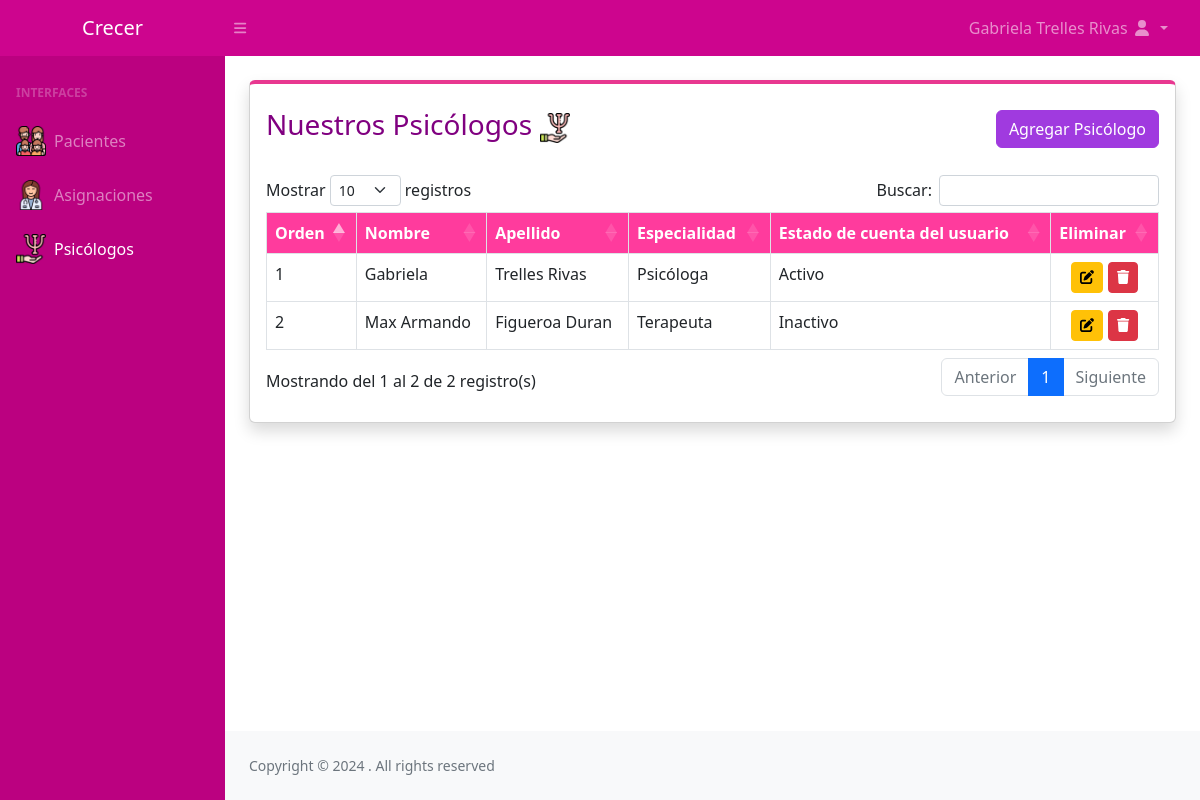
The page /Psicologos.php (signed in) on the database its author committed.
### tables this page shows
CREATE TABLE `usuario` (
  `Id` int(11) NOT NULL,
  `Usuario` varchar(30) NOT NULL,
  `Nombre` varchar(100) NOT NULL,
  `Password` varchar(120) NOT NULL,
  `Activacion` int(11) NOT NULL DEFAULT 1,
  `Id_Psicologo` int(11) DEFAULT NULL
);

CREATE TABLE `psicologos` (
  `Id` int(11) NOT NULL,
  `Nombre` varchar(50) NOT NULL,
  `Apellido` varchar(50) NOT NULL,
  `Sexo` varchar(30) NOT NULL,
  `Edad` int(11) NOT NULL,
  `Especialidad` varchar(200) NOT NULL,
  `Email` varchar(100) NOT NULL,
  `Telefono` int(11) NOT NULL,
  `Dni` int(11) NOT NULL,
  `Activo` int(11) NOT NULL DEFAULT 1,
  `Fecha_Registro` datetime NOT NULL
);

### Psicologos.php (the view, shortened to what this page needs)
<?php
$db = new Database();
$con = $db->conectar();
$sql = $con->prepare("SELECT psicologos.Id, psicologos.Nombre, psicologos.Apellido, psicologos.Especialidad, usuario.Activacion FROM psicologos INNER JOIN usuario ON psicologos.Id = usuario.Id_Psicologo");
$sql->execute();
$resultado = $sql->fetchAll(PDO::FETCH_ASSOC);
?>
<?php
include 'Header.php';
?>
<main>
    <div class="container-fluid px-4">
        <div class="card border-top-rose shadow h-100 py-2 mb-4 mt-4">
            <div class="card-body">
                <div class="d-flex justify-content-between align-items-center ">
                    <h3 class="text-purple">Nuestros Psicólogos <img src="Img/icons/Configuraciones1.png"
                            class="small-icon"></h3>
                    <a href="Registro_Psicologo.php" class="btn btn-purpura text-white">Agregar Psicólogo</a>
                </div>
                <br>
                <table id="employeeTable" class="table table-bordered">
                    <thead class="table-rose text-white">
                        <tr>
                            <th>Orden</th>
                            <th>Nombre</th>
                            <th>Apellido</th>
                            <th>Especialidad</th>
                            <th>Estado de cuenta del usuario</th>
                            <th>Eliminar</th>
                        </tr>
                    </thead>
                    <tbody>
                        <?php foreach ($resultado as $row) { ?>
                            <tr>
                                <td><?php echo $row['Id'] ?></td>
                                <td><?php echo $row['Nombre'] ?></td>
                                <td><?php echo $row['Apellido'] ?></td>
                                <td><?php echo $row['Especialidad'] ?></td>
                                <td><?php
                                if ($row['Activacion'] == 1) {
                                    echo "Activo";
                                }else {
                                    echo "Inactivo";
                                }
                                    ?></td>
                                <td class="text-center">
                                    <a href="Editar_Psicologo.php?id=<?php echo $row['Id'] ?>&token=<?php echo hash_hmac('sha1', $row['Id'], KEY_TOKEN) ?>"
                                        class="btn btn-warning btn-sm">
                                        <i class="fas fa-edit"></i>
                                    </a>
                                    <a href="#" class="btn btn-danger btn-sm" data-bs-toggle="modal"
                                        data-bs-target="#confirmDeletePsicologo" data-id="<?php echo $row['Id']; ?>">
                                        <i class="fas fa-trash"></i>
                                    </a>
                                </td>
                            </tr>
                        <?php } ?>
                    </tbody>
                </table>
            </div>
        </div>
</main>
<?php include 'Footer.php'; ?>

### Css/Index.css (style rules this page uses)
.btn-purpura { background-color: #a03adf; border-color: #a03adf; }

### rows shown on the page
usuario: Id_Psicologo.Id "1", Id_Psicologo.Nombre "Gabriela", Id_Psicologo.Apellido "Trelles Rivas", Id_Psicologo.Especialidad "Psicóloga", Activacion "Activo"
usuario: Id_Psicologo.Id "2", Id_Psicologo.Nombre "Max Armando", Id_Psicologo.Apellido "Figueroa Duran", Id_Psicologo.Especialidad "Terapeuta", Activacion "Inactivo"

### other values the page prints
$_SESSION['user_name'] "Gabriela Trelles Rivas"
